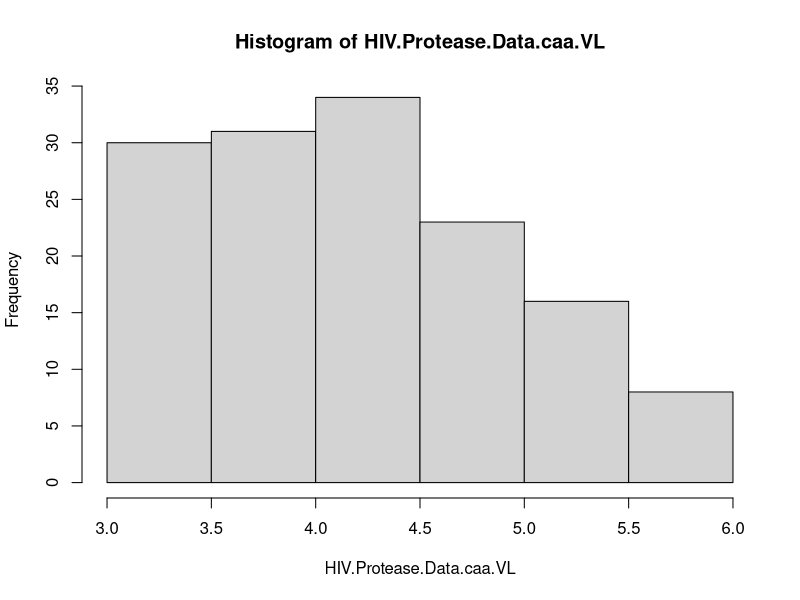
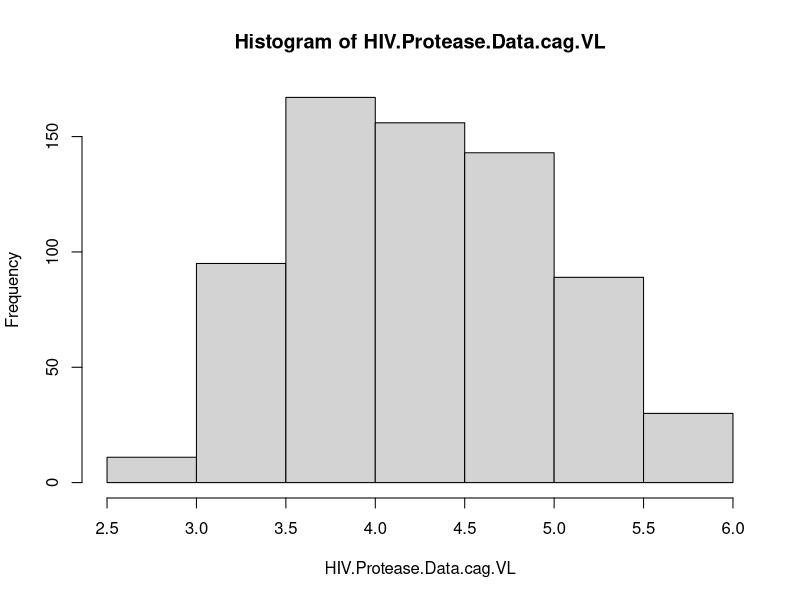

The R source for these figures, in order:
## ---- chunk 1
HIV.Protease.Data<-read.csv(file="HIV_Protease.csv",header=TRUE,sep=",")
HIV.Protease.Data<-as.data.frame(HIV.Protease.Data)
head(HIV.Protease.Data)
table(HIV.Protease.Data$CODON_2)
## ---- chunk 2
HIV.Protease.Data.caa.VL<-subset(HIV.Protease.Data$VL,HIV.Protease.Data$CODON_2=="caa")
hist(HIV.Protease.Data.caa.VL)
## ---- chunk 3
HIV.Protease.Data.cag.VL<-subset(HIV.Protease.Data$VL,HIV.Protease.Data$CODON_2=="cag")
hist(HIV.Protease.Data.cag.VL)
## ---- chunk 4
c(mean(HIV.Protease.Data.cag.VL),mean(HIV.Protease.Data.caa.VL))
## ---- chunk 5
lm.CODON_2.VL <- lm(VL~CODON_2, data=HIV.Protease.Data)
AIC(lm.CODON_2.VL)
anova(lm.CODON_2.VL)
